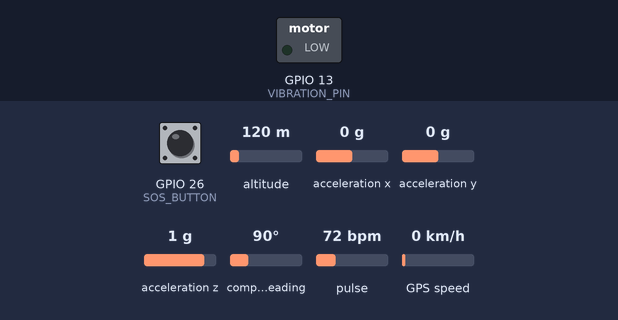
The sketch below on a simulated ESP32. Parts: switched loads named in the sketch (green lamp = pin HIGH). Wiring (inferred from the names in the program): MPU-6050 motion sensor at I2C address 0x68. The test bench sets the inputs (shaded band); at power-on: GPIO 26 (SOS_BUTTON) HIGH, altitude 120 m, acceleration x 0 g, acceleration y 0 g, acceleration z 1 g, compass heading 90°, pulse 72 bpm, GPS speed 0 km/h. I2S audio is not simulated (input reads silence); the GPS gets a fix after 3 s at 37.7749, -122.4194 with 8 satellites; nothing arrives over Bluetooth unless stated; a phone connects over Bluetooth LE 3 s after start; what the sketch prints to the serial monitor is not drawn.

Above: at 2.2 s.
2.3 s: GPIO 26 (SOS_BUTTON) pulled LOW for 0.15 s
At 3.1 s:
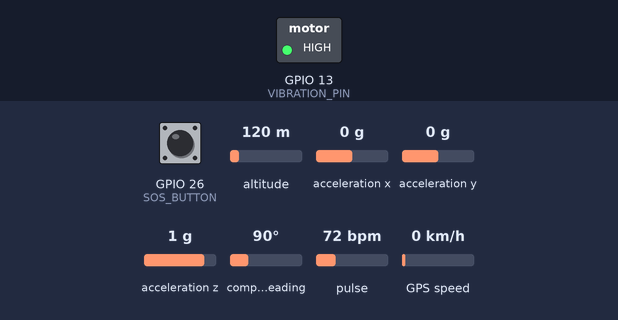
5.3 s: GPIO 26 (SOS_BUTTON) pulled LOW for 1 s
At 8.1 s:
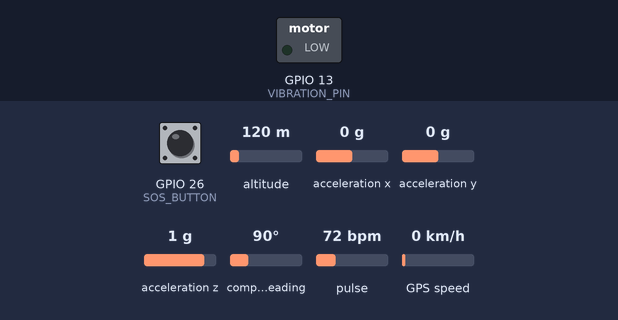
Timing chart, 0 to 9.6 s (numbered marks = the images above; inputs shaded):
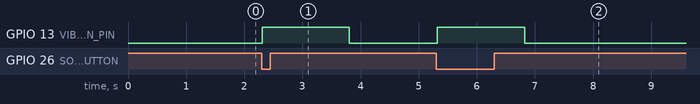

The sketch:

mpu_and_sos.ino
```cpp
#include <Arduino.h>
#include <Wire.h>
#include <BLEDevice.h>
#include <BLEServer.h>
#include <BLEUtils.h>
#include <BLE2902.h>
#include "MAX30105.h"
#include "heartRate.h"
#include <TinyGPSPlus.h>
#include <HardwareSerial.h>
#include "driver/i2s.h"

// =====================================================
// PIN DEFINITIONS
// =====================================================

// SOS Button
#define SOS_BUTTON 26

// Vibration Motor
#define VIBRATION_PIN 13

// MPU6050 - I2C Bus 0
#define MPU_SDA 18
#define MPU_SCL 19

// MAX30102 - I2C Bus 1
#define MAX_SDA 21
#define MAX_SCL 22

// GPS
#define GPS_RX 16
#define GPS_TX 17

// INMP441
#define I2S_PORT I2S_NUM_0
#define I2S_SCK 32
#define I2S_WS  25
#define I2S_SD  33

// =====================================================
// BLE
// =====================================================

#define SERVICE_UUID        "12345678-1234-1234-1234-123456789001"
#define CHARACTERISTIC_UUID "12345678-1234-1234-1234-123456789002"

BLECharacteristic *pCharacteristic;

bool deviceConnected = false;

// =====================================================
// MPU6050
// =====================================================

#define MPU6050_ADDR 0x68

float accelX;
float accelY;
float accelZ;

float accelMagnitude;

// Change this later after collecting real movement data.
const float MOTION_THRESHOLD = 1.80;

bool abnormalMovement = false;

// =====================================================
// MAX30102
// =====================================================

MAX30105 heartSensor;

const byte RATE_SIZE = 4;

byte rates[RATE_SIZE];
byte rateSpot = 0;

long lastBeat = 0;

float beatsPerMinute = 0;
int beatAvg = 0;

bool heartSensorReady = false;

// =====================================================
// GPS
// =====================================================

TinyGPSPlus gps;

HardwareSerial GPS(2);

double latitude = 0;
double longitude = 0;

int satellites = 0;

bool gpsFix = false;

// =====================================================
// INMP441
// =====================================================

bool microphoneReady = false;

int soundLevel = 0;

// =====================================================
// SOS
// =====================================================

bool lastButtonState = HIGH;

// =====================================================
// BLE CALLBACKS
// =====================================================

class MyServerCallbacks : public BLEServerCallbacks {

  void onConnect(BLEServer *pServer) {
    deviceConnected = true;

    Serial.println();
    Serial.println("================================");
    Serial.println("PHONE CONNECTED THROUGH BLE");
    Serial.println("================================");
  }

  void onDisconnect(BLEServer *pServer) {
    deviceConnected = false;

    Serial.println();
    Serial.println("PHONE DISCONNECTED");
    Serial.println("Restarting BLE advertising...");

    BLEDevice::startAdvertising();
  }
};

// =====================================================
// MPU6050 FUNCTIONS
// =====================================================

void writeMPURegister(uint8_t reg, uint8_t value) {

  Wire.beginTransmission(MPU6050_ADDR);
  Wire.write(reg);
  Wire.write(value);
  Wire.endTransmission();
}

bool initializeMPU6050() {

  Wire.begin(MPU_SDA, MPU_SCL);

  Wire.beginTransmission(MPU6050_ADDR);

  if (Wire.endTransmission() != 0) {
    return false;
  }

  // Wake MPU6050
  writeMPURegister(0x6B, 0x00);

  // Accelerometer ±2g
  writeMPURegister(0x1C, 0x00);

  return true;
}

void readMPU6050() {

  Wire.beginTransmission(MPU6050_ADDR);
  Wire.write(0x3B);
  Wire.endTransmission(false);

  Wire.requestFrom(MPU6050_ADDR, 6);

  if (Wire.available() >= 6) {

    int16_t rawX = (Wire.read() << 8) | Wire.read();
    int16_t rawY = (Wire.read() << 8) | Wire.read();
    int16_t rawZ = (Wire.read() << 8) | Wire.read();

    accelX = rawX / 16384.0;
    accelY = rawY / 16384.0;
    accelZ = rawZ / 16384.0;

    accelMagnitude =
      sqrt(
        accelX * accelX +
        accelY * accelY +
        accelZ * accelZ
      );

    // Basic activity indicator.
    // This is NOT an AI assault detector.
    abnormalMovement =
      abs(accelMagnitude - 1.0) > MOTION_THRESHOLD;
  }
}

// =====================================================
// MAX30102 FUNCTIONS
// =====================================================

bool initializeMAX30102() {

  Wire1.begin(MAX_SDA, MAX_SCL);

  if (!heartSensor.begin(Wire1, I2C_SPEED_STANDARD)) {

    Serial.println("MAX30102 initialization FAILED!");

    return false;
  }

  heartSensor.setup();

  heartSensor.setPulseAmplitudeRed(0x0A);
  heartSensor.setPulseAmplitudeIR(0x0A);

  return true;
}

void readHeartRate() {

  if (!heartSensorReady) {
    return;
  }

  long irValue = heartSensor.getIR();

  if (checkForBeat(irValue)) {

    long delta = millis() - lastBeat;

    lastBeat = millis();

    beatsPerMinute =
      60.0 / (delta / 1000.0);

    if (
      beatsPerMinute > 20 &&
      beatsPerMinute < 255
    ) {

      rates[rateSpot++] =
        (byte)beatsPerMinute;

      rateSpot %= RATE_SIZE;

      beatAvg = 0;

      for (byte x = 0; x < RATE_SIZE; x++) {
        beatAvg += rates[x];
      }

      beatAvg /= RATE_SIZE;
    }
  }
}

// =====================================================
// GPS FUNCTIONS
// =====================================================

void readGPS() {

  while (GPS.available() > 0) {

    gps.encode(GPS.read());
  }

  if (gps.location.isUpdated()) {

    latitude = gps.location.lat();
    longitude = gps.location.lng();

    satellites = gps.satellites.value();

    gpsFix = true;
  }
}

// =====================================================
// MICROPHONE FUNCTIONS
// =====================================================

bool initializeMicrophone() {

  i2s_config_t i2s_config = {

    .mode =
      (i2s_mode_t)(
        I2S_MODE_MASTER |
        I2S_MODE_RX
      ),

    .sample_rate = 16000,

    .bits_per_sample =
      I2S_BITS_PER_SAMPLE_32BIT,

    .channel_format =
      I2S_CHANNEL_FMT_ONLY_LEFT,

    .communication_format =
      I2S_COMM_FORMAT_I2S,

    .intr_alloc_flags =
      ESP_INTR_FLAG_LEVEL1,

    .dma_buf_count = 8,

    .dma_buf_len = 64,

    .use_apll = false,

    .tx_desc_auto_clear = false,

    .fixed_mclk = 0
  };

  i2s_pin_config_t pin_config = {

    .bck_io_num = I2S_SCK,

    .ws_io_num = I2S_WS,

    .data_out_num =
      I2S_PIN_NO_CHANGE,

    .data_in_num = I2S_SD
  };

  esp_err_t result =
    i2s_driver_install(
      I2S_PORT,
      &i2s_config,
      0,
      NULL
    );

  if (result != ESP_OK) {
    return false;
  }

  result =
    i2s_set_pin(
      I2S_PORT,
      &pin_config
    );

  if (result != ESP_OK) {
    return false;
  }

  return true;
}

void readSoundLevel() {

  if (!microphoneReady) {
    return;
  }

  int32_t samples[64];

  size_t bytesRead;

  i2s_read(
    I2S_PORT,
    (void *)samples,
    sizeof(samples),
    &bytesRead,
    20
  );

  int count =
    bytesRead / sizeof(int32_t);

  if (count == 0) {
    return;
  }

  long total = 0;

  for (int i = 0; i < count; i++) {

    int32_t sample =
      samples[i] >> 14;

    total += abs(sample);
  }

  soundLevel =
    total / count;
}

// =====================================================
// BLE SEND FUNCTION
// =====================================================

void sendBLEMessage(String message) {

  if (!deviceConnected) {
    return;
  }

  pCharacteristic->setValue(
    message.c_str()
  );

  pCharacteristic->notify();

  Serial.print("BLE → PHONE: ");
  Serial.println(message);
}

// =====================================================
// SOS FUNCTION
// =====================================================

void triggerSOS() {

  Serial.println();
  Serial.println("================================");
  Serial.println("🚨 SOS BUTTON PRESSED!");
  Serial.println("================================");

  // Local vibration
  digitalWrite(
    VIBRATION_PIN,
    HIGH
  );

  // Send SOS to phone
  sendBLEMessage("SOS");

  delay(1500);

  digitalWrite(
    VIBRATION_PIN,
    LOW
  );
}

// =====================================================
// SETUP
// =====================================================

void setup() {

  Serial.begin(115200);

  delay(1000);

  Serial.println();
  Serial.println("======================================");
  Serial.println("       GUARDIAN AI SAFETY BAND");
  Serial.println("       COMPLETE FIRMWARE");
  Serial.println("======================================");

  // -----------------------------------
  // GPIO
  // -----------------------------------

  pinMode(
    SOS_BUTTON,
    INPUT_PULLUP
  );

  pinMode(
    VIBRATION_PIN,
    OUTPUT
  );

  digitalWrite(
    VIBRATION_PIN,
    LOW
  );

  // -----------------------------------
  // MPU6050
  // -----------------------------------

  Serial.println();
  Serial.println("Initializing MPU6050...");

  if (initializeMPU6050()) {

    Serial.println(
      "MPU6050: READY"
    );

  } else {

    Serial.println(
      "MPU6050: NOT DETECTED"
    );
  }

  // -----------------------------------
  // MAX30102
  // -----------------------------------

  Serial.println(
    "Initializing MAX30102..."
  );

  heartSensorReady =
    initializeMAX30102();

  if (heartSensorReady) {

    Serial.println(
      "MAX30102: READY"
    );

  } else {

    Serial.println(
      "MAX30102: NOT DETECTED"
    );
  }

  // -----------------------------------
  // GPS
  // -----------------------------------

  Serial.println(
    "Initializing GPS..."
  );

  GPS.begin(
    9600,
    SERIAL_8N1,
    GPS_RX,
    GPS_TX
  );

  Serial.println(
    "GPS: READY"
  );

  // -----------------------------------
  // Microphone
  // -----------------------------------

  Serial.println(
    "Initializing INMP441..."
  );

  microphoneReady =
    initializeMicrophone();

  if (microphoneReady) {

    Serial.println(
      "INMP441: READY"
    );

  } else {

    Serial.println(
      "INMP441: FAILED"
    );
  }

  // -----------------------------------
  // BLE
  // -----------------------------------

  Serial.println(
    "Initializing BLE..."
  );

  BLEDevice::init(
    "Guardian_AI"
  );

  BLEServer *pServer =
    BLEDevice::createServer();

  pServer->setCallbacks(
    new MyServerCallbacks()
  );

  BLEService *pService =
    pServer->createService(
      SERVICE_UUID
    );

  pCharacteristic =
    pService->createCharacteristic(

      CHARACTERISTIC_UUID,

      BLECharacteristic::PROPERTY_READ |
      BLECharacteristic::PROPERTY_NOTIFY
    );

  pCharacteristic->addDescriptor(
    new BLE2902()
  );

  pCharacteristic->setValue(
    "READY"
  );

  pService->start();

  BLEAdvertising *pAdvertising =
    BLEDevice::getAdvertising();

  pAdvertising->addServiceUUID(
    SERVICE_UUID
  );

  pAdvertising->setScanResponse(true);

  BLEDevice::startAdvertising();

  Serial.println(
    "BLE: READY"
  );

  Serial.println();
  Serial.println(
    "======================================"
  );

  Serial.println(
    "Guardian AI Band is READY!"
  );

  Serial.println(
    "BLE Device: Guardian_AI"
  );

  Serial.println(
    "Waiting for phone connection..."
  );

  Serial.println(
    "======================================"
  );
}

// =====================================================
// LOOP
// =====================================================

void loop() {

  // -----------------------------------
  // Read sensors
  // -----------------------------------

  readMPU6050();

  readHeartRate();

  readGPS();

  readSoundLevel();

  // -----------------------------------
  // SOS detection
  // -----------------------------------

  bool currentButtonState =
    digitalRead(SOS_BUTTON);

  if (
    lastButtonState == HIGH &&
    currentButtonState == LOW
  ) {

    triggerSOS();

    delay(300);
  }

  lastButtonState =
    currentButtonState;

  // -----------------------------------
  // Send sensor information
  // -----------------------------------

  static unsigned long lastBLEUpdate = 0;

  if (
    millis() - lastBLEUpdate >= 3000
  ) {

    lastBLEUpdate = millis();

    if (deviceConnected) {

      String movement =
        abnormalMovement
        ? "ABNORMAL"
        : "NORMAL";

      String gpsStatus =
        gpsFix
        ? "FIX"
        : "NO_FIX";

      String message =
        "DATA|MOV:" +
        movement +
        "|HR:" +
        String(beatAvg) +
        "|GPS:" +
        gpsStatus;

      sendBLEMessage(message);
    }
  }

  // -----------------------------------
  // Serial monitoring
  // -----------------------------------

  static unsigned long lastSerial =
    0;

  if (
    millis() - lastSerial >= 3000
  ) {

    lastSerial = millis();

    Serial.println();
    Serial.println("----- GUARDIAN AI STATUS -----");

    Serial.print("Movement: ");

    if (abnormalMovement) {
      Serial.println("ABNORMAL");
    } else {
      Serial.println("NORMAL");
    }

    Serial.print("Acceleration: ");
    Serial.print(accelMagnitude, 2);
    Serial.println(" g");

    Serial.print("Average BPM: ");
    Serial.println(beatAvg);

    Serial.print("GPS: ");

    if (gpsFix) {

      Serial.println("FIX");

      Serial.print("Latitude: ");
      Serial.println(latitude, 6);

      Serial.print("Longitude: ");
      Serial.println(longitude, 6);

      Serial.print("Satellites: ");
      Serial.println(satellites);

    } else {

      Serial.println("NO FIX");
    }

    Serial.print("Sound Level: ");
    Serial.println(soundLevel);

    Serial.print("BLE: ");

    if (deviceConnected) {
      Serial.println("CONNECTED");
    } else {
      Serial.println("WAITING");
    }

    Serial.println("-------------------------------");
  }

  delay(20);
} 
```

Measured:
- after the input at 2.3 s, GPIO 13 (VIBRATION_PIN): LOW → HIGH at once, → LOW 1.5 s later
- after the input at 5.3 s, GPIO 13 (VIBRATION_PIN): LOW → HIGH at once, → LOW 1.5 s later
